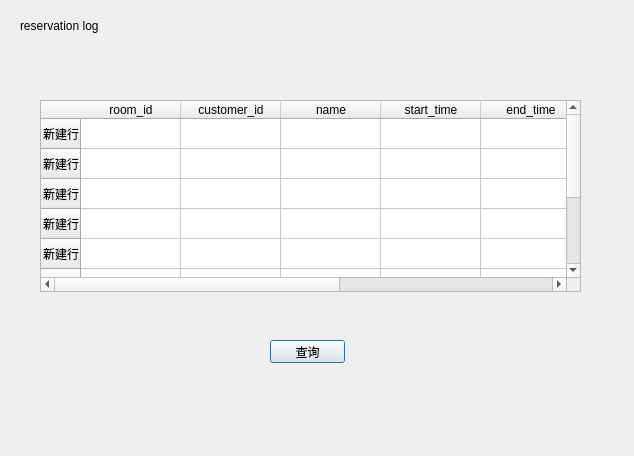
<?xml version="1.0" encoding="UTF-8"?>
<ui version="4.0">
 <class>logtablea</class>
 <widget class="QDialog" name="logtablea">
  <property name="geometry">
   <rect>
    <x>0</x>
    <y>0</y>
    <width>634</width>
    <height>456</height>
   </rect>
  </property>
  <property name="windowTitle">
   <string>Dialog</string>
  </property>
  <widget class="QLabel" name="label">
   <property name="geometry">
    <rect>
     <x>20</x>
     <y>0</y>
     <width>101</width>
     <height>51</height>
    </rect>
   </property>
   <property name="text">
    <string>reservation log</string>
   </property>
  </widget>
  <widget class="QTableWidget" name="tableWidget">
   <property name="geometry">
    <rect>
     <x>40</x>
     <y>100</y>
     <width>541</width>
     <height>192</height>
    </rect>
   </property>
   <row>
    <property name="text">
     <string>新建行</string>
    </property>
   </row>
   <row>
    <property name="text">
     <string>新建行</string>
    </property>
   </row>
   <row>
    <property name="text">
     <string>新建行</string>
    </property>
   </row>
   <row>
    <property name="text">
     <string>新建行</string>
    </property>
   </row>
   <row>
    <property name="text">
     <string>新建行</string>
    </property>
   </row>
   <row>
    <property name="text">
     <string>新建行</string>
    </property>
   </row>
   <row>
    <property name="text">
     <string>新建行</string>
    </property>
   </row>
   <row>
    <property name="text">
     <string>新建行</string>
    </property>
   </row>
   <row>
    <property name="text">
     <string>新建行</string>
    </property>
   </row>
   <column>
    <property name="text">
     <string>room_id</string>
    </property>
   </column>
   <column>
    <property name="text">
     <string>customer_id</string>
    </property>
   </column>
   <column>
    <property name="text">
     <string>name</string>
    </property>
   </column>
   <column>
    <property name="text">
     <string>start_time</string>
    </property>
   </column>
   <column>
    <property name="text">
     <string>end_time</string>
    </property>
   </column>
   <column>
    <property name="text">
     <string>flag</string>
    </property>
   </column>
   <column>
    <property name="text">
     <string>now_time</string>
    </property>
   </column>
  </widget>
  <widget class="QPushButton" name="aqueButton">
   <property name="geometry">
    <rect>
     <x>270</x>
     <y>340</y>
     <width>75</width>
     <height>23</height>
    </rect>
   </property>
   <property name="text">
    <string>查询</string>
   </property>
  </widget>
 </widget>
 <resources/>
 <connections/>
</ui>
